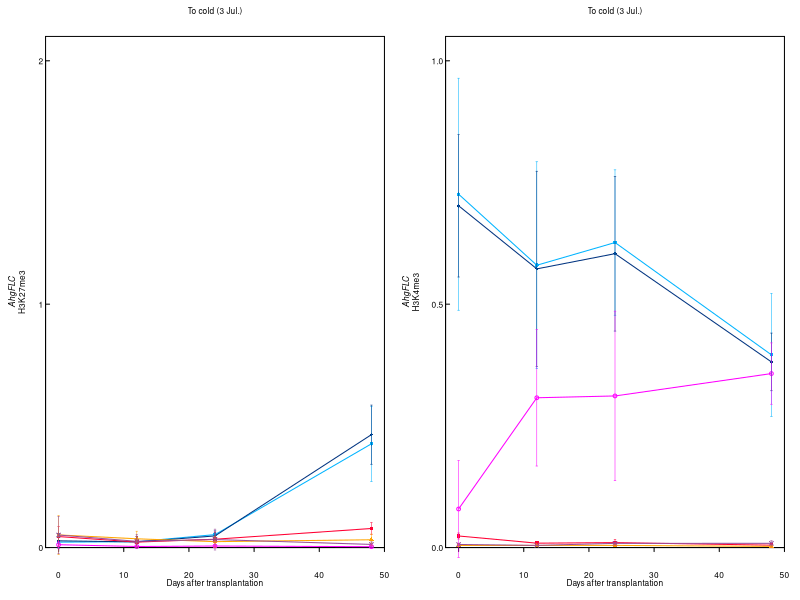

The R source for this figure:

library(fields)

pdf("figs/FLC_K27_K4_STM_ACT2_180703transplant_cold_all.pdf",width=2.7,height=0.95)
set.panel(1,2,relax=T)
par(oma=c(0,0,0,0))
par(mar=c(1.6,1.6,0.8,0.1))
par(mgp=c(0,0.1,0))
par(ps=6)
par(cex=1)
par(xpd=T)

######## K27me3(/STM) cold ##############
y<-read.csv("data/H3K27me3_180703transplant.csv",header=T,sep=",")
y2<-as.matrix(y)
plot(y2[,2],y2[,3],type="o",pch=16,cex=0.5,lwd=1,col=rgb(0,0.7,1),
     axes=F,ann=F,xlim=c(-2,50),ylim=c(0,2.1))

axis(side=1,at=c(0,10,20,30,40,50),label=F,tcl=-0.2,pos=0)
arrows(-2,0,50,0,length=0)
mtext(side=1,at=c(0,10,20,30,40,50),text=c("0","10","20","30","40","50"),
      line=-0.3)
mtext(side=1,text="Days after transplantation",line=0.1)

axis(side=2,at=seq(0,2,1),tcl=0.2,las=2,pos=-2)
arrows(-2,0,-2,2.1,length=0)
mtext(expression(paste(italic("AhgFLC"))),side=2,line=0.55)
mtext("H3K27me3",side=2,line=0.15)
mtext("To cold (3 Jul.)",side=3,line=-0.1)

par(new=T)
plot(y2[,2],y2[,4],type="o",pch=18,cex=0.5,lwd=1,col=rgb(0,0.2,0.5),
     axes=F,ann=F,xlim=c(-2,50),ylim=c(0,2.1), lty=1)
par(new=T)
plot(y2[,2],y2[,5],type="o",pch=15,cex=0.5,lwd=1,col=rgb(1,0,0.2),
     axes=F,ann=F,xlim=c(-2,50),ylim=c(0,2.1), lty=1)
par(new=T)
plot(y2[,2],y2[,6],type="o",pch=17,cex=0.5,lwd=1,col="orange",
     axes=F,ann=F,xlim=c(-2,50),ylim=c(0,2.1), lty=1)
par(new=T)
plot(y2[,2],y2[,7],type="o",pch=4,cex=0.5,lwd=1,col=rgb(0.6,0.3,0.6),
     axes=F,ann=F,xlim=c(-2,50),ylim=c(0,2.1), lty=1)
par(new=T)
plot(y2[,2],y2[,8],type="o",pch=1,cex=0.5,lwd=1,col=rgb(1,0,1),
     axes=F,ann=F,xlim=c(-2,50),ylim=c(0,2.1), lty=1)

arrows(y2[,2], y2[,3]-y2[,10], y2[,2], y2[,3]+y2[,10], length=.01, 
       angle=90, code=3,lwd=0.5, col=rgb(0,0.7,1))
arrows(y2[,2], y2[,4]-y2[,11], y2[,2], y2[,4]+y2[,11], length=.01, 
       angle=90, code=3,lwd=0.5, col=rgb(0,0.2,0.5))
arrows(y2[,2], y2[,5]-y2[,12], y2[,2], y2[,5]+y2[,12], length=.01, 
       angle=90, code=3,lwd=0.5, col=rgb(1,0,0.2))
arrows(y2[,2], y2[,6]-y2[,13], y2[,2], y2[,6]+y2[,13], length=.01, 
       angle=90, code=3,lwd=0.5, col="orange")
arrows(y2[,2], y2[,7]-y2[,14], y2[,2], y2[,7]+y2[,14], length=.01, 
       angle=90, code=3,lwd=0.5, col=rgb(0.6,0.3,0.6))
arrows(y2[,2], y2[,8]-y2[,15], y2[,2], y2[,8]+y2[,15], length=.01, 
       angle=90, code=3,lwd=0.5, col=rgb(1,0,1))

arrows(-2,2.1,50,2.1,length=0)
arrows(50,0,50,2.1,length=0)



######## K4me3(/ACT2) cold ##############
y<-read.csv("data/H3K4me3_180703transplant.csv",header=T,sep=",")
y2<-as.matrix(y)
plot(y2[,2],y2[,3],type="o",pch=16,cex=0.5,lwd=1,col=rgb(0,0.7,1),
     axes=F,ann=F,xlim=c(-2,50),ylim=c(0,1.05))

axis(side=1,at=c(0,10,20,30,40,50),label=F,tcl=-0.2,pos=0)
arrows(-2,0,50,0,length=0)
mtext(side=1,at=c(0,10,20,30,40,50),text=c("0","10","20","30","40","50"),
      line=-0.3)
mtext(side=1,text="Days after transplantation",line=0.1)

axis(side=2,at=seq(0,1,0.5),tcl=0.2,las=2,pos=-2)
arrows(-2,0,-2,1.05,length=0)
mtext(expression(paste(italic("AhgFLC"))),side=2,line=0.85)
mtext("H3K4me3",side=2,line=0.45)
mtext("To cold (3 Jul.)",side=3,line=-0.1)

par(new=T)
plot(y2[,2],y2[,4],type="o",pch=18,cex=0.5,lwd=1,col=rgb(0,0.2,0.5),
     axes=F,ann=F,xlim=c(-2,50),ylim=c(0,1.05), lty=1)
par(new=T)
plot(y2[,2],y2[,5],type="o",pch=15,cex=0.5,lwd=1,col=rgb(1,0,0.2),
     axes=F,ann=F,xlim=c(-2,50),ylim=c(0,1.05), lty=1)
par(new=T)
plot(y2[,2],y2[,6],type="o",pch=17,cex=0.5,lwd=1,col="orange",
     axes=F,ann=F,xlim=c(-2,50),ylim=c(0,1.05), lty=1)
par(new=T)
plot(y2[,2],y2[,7],type="o",pch=4,cex=0.5,lwd=1,col=rgb(0.6,0.3,0.6),
     axes=F,ann=F,xlim=c(-2,50),ylim=c(0,1.05), lty=1)
par(new=T)
plot(y2[,2],y2[,8],type="o",pch=1,cex=0.5,lwd=1,col=rgb(1,0,1),
     axes=F,ann=F,xlim=c(-2,50),ylim=c(0,1.05), lty=1)

arrows(y2[,2], y2[,3]-y2[,10], y2[,2], y2[,3]+y2[,10], length=.01, 
       angle=90, code=3,lwd=0.5, col=rgb(0,0.7,1))
arrows(y2[,2], y2[,4]-y2[,11], y2[,2], y2[,4]+y2[,11], length=.01, 
       angle=90, code=3,lwd=0.5, col=rgb(0,0.2,0.5))
arrows(y2[,2], y2[,5]-y2[,12], y2[,2], y2[,5]+y2[,12], length=.01, 
       angle=90, code=3,lwd=0.5, col=rgb(1,0,0.2))
arrows(y2[,2], y2[,6]-y2[,13], y2[,2], y2[,6]+y2[,13], length=.01, 
       angle=90, code=3,lwd=0.5, col="orange")
arrows(y2[,2], y2[,7]-y2[,14], y2[,2], y2[,7]+y2[,14], length=.01, 
       angle=90, code=3,lwd=0.5, col=rgb(0.6,0.3,0.6))
arrows(y2[,2], y2[,8]-y2[,15], y2[,2], y2[,8]+y2[,15], length=.01, 
       angle=90, code=3,lwd=0.5, col=rgb(1,0,1))

arrows(-2,1.05,50,1.05,length=0)
arrows(50,0,50,1.05,length=0)


set.panel()
dev.off()
